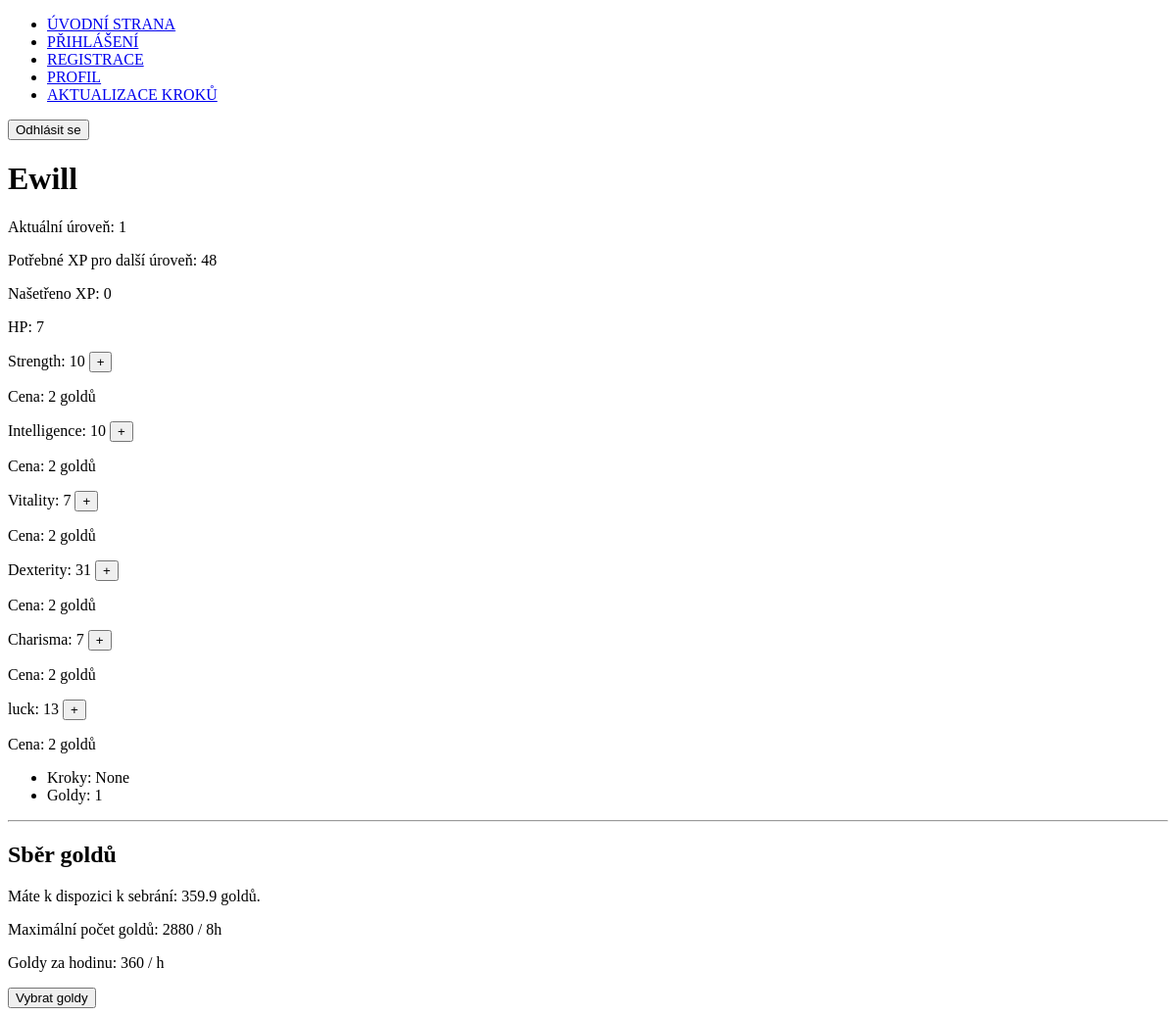
The page /profile (signed in) on the database as committed earlier.
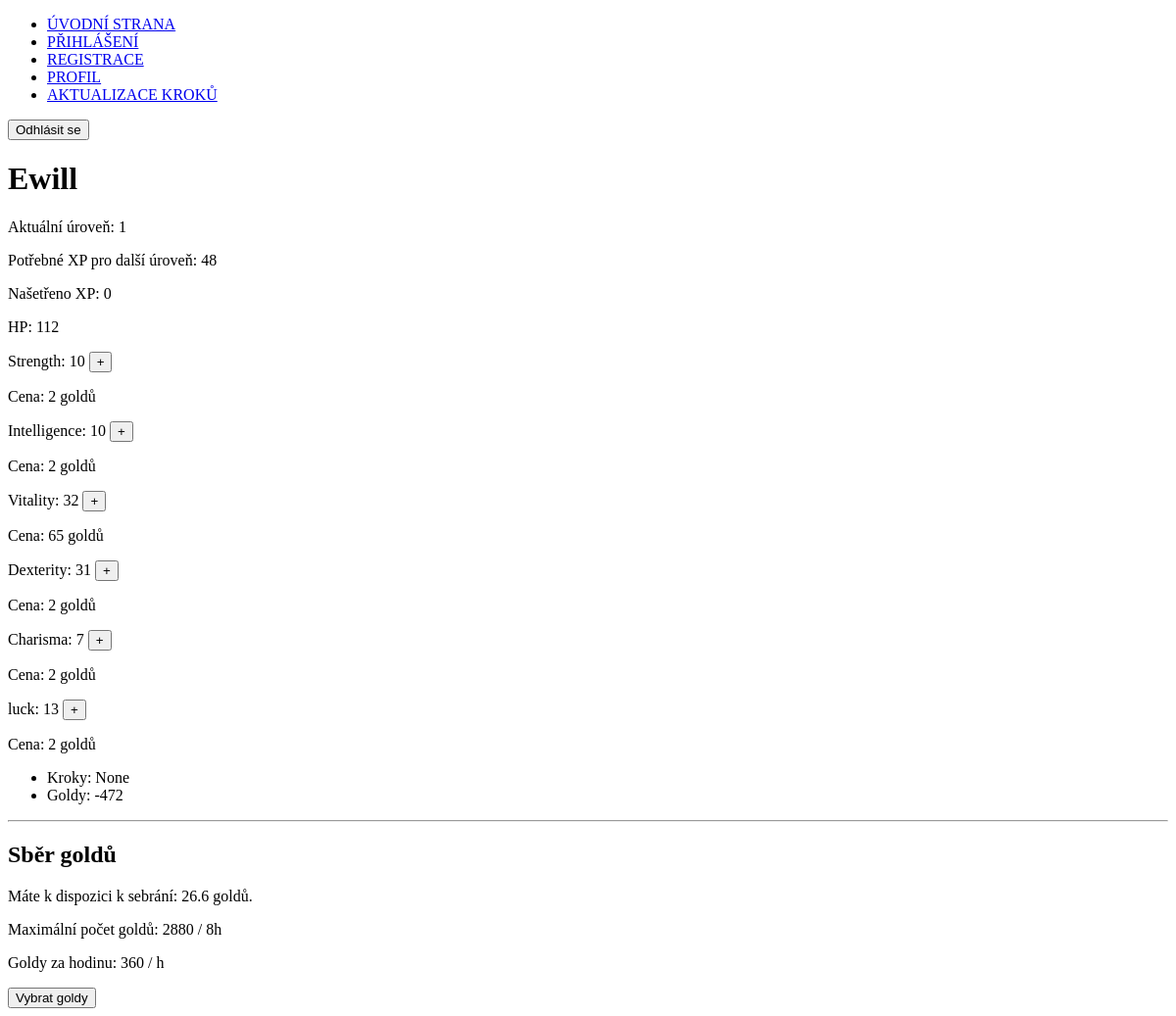
The same page on the database as committed later.
### hracapp/models.py (models this page shows, shortened)
class Playerinfo(AbstractUser):
    GENDER_CHOICES = (
        ('male', 'Muž'),
        ('female', 'Žena'),
        ('other', 'Jiné'),
    )
    RASA_CHOICES = (
            ('Choice:', 'Vyber:'),
            ('human', 'Člověk'),
            ('elf', 'Elf'),
            ('dwarf', 'Trpaslík'),
            ('urgal', 'Urgal'),
            ('gnóm', 'Gnóm'),
            ('shadow', 'Stín'),
        )
    POVOLANI_CHOICES = (
            ('choice:', 'Vyber:'),
            ('ranger', 'Hraničář'),
            ('monk', 'Mnich'),
            ('warrior', 'Válečník'),
            ('paladin', 'Paladin'),
            ('mage', 'Mág'),
            ('rogue', 'Roguna'),
            ('necromancer', 'Nekromant'),
            ('berserker', 'Ničitel'),
            ('druid', 'Druid')
        )
    name = models.CharField(max_length=100, blank=True, null=True)
    surname = models.CharField(max_length=100, blank=True, null=True)
    gender = models.CharField(max_length=10, choices=GENDER_CHOICES, blank=True, null=True)
    steps = models.IntegerField(("Počet kroků"), blank=True, null=True)
    lvl = models.IntegerField(("Úroveň"), default=1, blank=True, null=True)
    xp = models.IntegerField(("Zkušenosti"), default=0, blank=True, null=True)
    rasa = models.CharField(max_length=20, choices=RASA_CHOICES, blank=True, null=True)
    povolani = models.CharField(max_length=20, choices=POVOLANI_CHOICES, blank=True, null=True)
    gold = models.IntegerField(("Počet GOLDŮ"), default=1)
    rohlik = models.IntegerField(("Počet ROHLÍKŮ"), default=1)
    gold_growth_coefficient = models.FloatField(("Koeficient růstu GOLDŮ"), default=1.0)
    last_gold_collection = models.DateTimeField(blank=True, null=True, default=models.functions.Now)
    HP = models.IntegerField(("Počet životů"), default=10, blank=True, null=True)
    hp_bonus = models.FloatField(("Bonus k životům"), default=1, blank=True, null=True)
    strength = models.IntegerField(("Síla"), default=1, blank=True, null=True)
    strength_base = models.IntegerField(("Základní síla"), default=1, blank=True, null=True)
    dexterity = models.IntegerField(("Obratnost"), default=1, blank=True, null=True)
    dexterity_base = models.IntegerField(("Základní obratnost"), default=1, blank=True, null=True)
    intelligence = models.IntegerField(("Inteligence"), default=1, blank=True, null=True)
    intelligence_base = models.IntegerField(("Základní inteligence"), default=1, blank=True, null=True)
    charisma = models.IntegerField(("Charisma"), default=1, blank=True, null=True)
    charisma_base = models.IntegerField(("Základní charisma"), default=1, blank=True, null=True)
    vitality = models.IntegerField(("Vitalita"), default=1, blank=True, null=True)
    vitality_base = models.IntegerField(("Základní vitalita"), default=1, blank=True, null=True)
    luck = models.IntegerField(("Zručnost"), default=1, blank=True, null=True)
    luck_base = models.IntegerField(("Základní zručnost"), default=1, blank=True, null=True)
    dmg_atribut = models.CharField(max_length=20, blank=True, null=True)

### hracapp/views.py (the view, shortened to what this page needs)
# urls.py: path('profile', views.profile, name='profile-url'),
@login_required
def profile(request):
    povolani_bonus(request)
    rasa_bonus(request)
    XP_aktual, lvl_aktual, lvl_next, XP_potrebne_next = calculate_xp_and_level(request)
    collected_gold, gold_growth_coefficient, gold_limit, gold_per_hour = calculate_gold(request.user, lvl_aktual)
    atributy = atributy_hodnota(request)
    cena_atributu = atributy_cena(request)
    context = {
        'XP_aktual': XP_aktual,
        'lvl_aktual': lvl_aktual,
        'lvl_next': lvl_next,
        'XP_potrebne_next': XP_potrebne_next,
        'collected_gold': collected_gold,
        'gold_growth_coefficient': gold_growth_coefficient,
        'gold_limit': gold_limit,
        'gold_per_hour': gold_per_hour,
        'atributy': atributy,
        'cena_charisma': cena_atributu['charisma_price'],
        'cena_dexterity': cena_atributu['dexterity_price'],
        'cena_intelligence': cena_atributu['intelligence_price'],
        'cena_luck': cena_atributu['luck_price'],
        'cena_strength': cena_atributu['strength_price'],
        'cena_vitality': cena_atributu['vitality_price'],
    }
    return render_profile(request, context)

### hracapp/utils.py (called while the page is built)
@login_required
def atributy_hodnota(request):
    user = request.user
    rasy_povolani.rasa_bonus(request)
    hp = round((((user.lvl) + (user.lvl*3) + (user.vitality*6))) * user.hp_bonus)
    user.hp = hp
    charisma = user.charisma + user.charisma_base
    dexterity = user.dexterity + user.dexterity_base
    intelligence = user.intelligence + user.intelligence_base
    luck = user.luck + user.luck_base
    strength = user.strength + user.strength_base
    vitality = user.vitality + user.vitality_base
    atributy = {
        'HP': int(hp),
        'charisma': int(charisma),
        'dexterity': int(dexterity),
        'intelligence': int(intelligence),
        'luck': int(luck),
        'strength': int(strength),
        'vitality': int(vitality),
    }
    user.save()
    return atributy

def calculate_xp_and_level(request):
    user = request.user
    steps = user.steps if user.steps is not None else 0
    XP_aktual = steps
    lvl_aktual = 1
    lvl_next = 2
    XP_potrebne_next = round((22*lvl_aktual)*((lvl_next)*1.1))
    for lvl in range(1, 500):
        XP_potrebne = round((22*lvl)*((lvl**1.1)))
        if XP_aktual >= XP_potrebne:
            XP_aktual -= XP_potrebne
            lvl_aktual += 1
            lvl_next = lvl_aktual + 1
            XP_potrebne_next = round((22*lvl_next)*((lvl_next**1.1)))
        else:
            user.xp = XP_aktual
            user.lvl = lvl_aktual
            user.save()
            break
    return XP_aktual, lvl_aktual, lvl_next, XP_potrebne_next

def calculate_gold(user, lvl_aktual):
    if user.gold_growth_coefficient is not None:
        if lvl_aktual == 1:
            gold_growth_coefficient = 0.1
        else:
            gold_growth_coefficient = (lvl_aktual / 10)
        user.gold_growth_coefficient = gold_growth_coefficient
        user.save()
    else:
        gold_growth_coefficient = 0.1
    time_since_last_collection = timezone.now() - user.last_gold_collection
    seconds_since_last_collection = time_since_last_collection.total_seconds()
    collected_gold = min(int(seconds_since_last_collection), 28800) * gold_growth_coefficient
    gold_per_hour = round(gold_growth_coefficient * 3600)
    gold_limit = gold_per_hour * 8  # Limit pro zobrazení
    user.save()
    return round(collected_gold,2), round(gold_growth_coefficient,2), round(gold_limit,2), round(gold_per_hour,2)

### hracapp/views.py (called while the page is built)
def render_profile(request, context):
    return render(request, 'hracapp/profile.html', context)

### hracapp/templates/hracapp/profile.html (shortened to what this page needs)
{% extends "base.html" %}
{% block content %}
  <form method="post" action="{% url 'logout-url' %}">
      <button type="submit">Odhlásit se</button>
  </form>
  <h1>{{ request.user.username }}</h1>
  <p>Aktuální úroveň: {{ lvl_aktual }}</p>
  <p>Potřebné XP pro další úroveň: {{ XP_potrebne_next }}</p>
  <p>Našetřeno XP: {{ XP_aktual }}</p>
<p>HP: <span id="hp-value">{{ atributy.HP }}</span></p>
<p>Strength: <span id="strength-value">{{ atributy.strength }}</span> <button class="plus-button" data-attribute="strength">+</button></p>
Cena: <span id="cena-strength">{{ cena_strength }}</span> goldů<br>
<p>Intelligence: <span id="intelligence-value">{{ atributy.intelligence }}</span> <button class="plus-button" data-attribute="intelligence">+</button></p>
Cena: <span id="cena-intelligence">{{ cena_intelligence }}</span> goldů<br>
<p>Vitality: <span id="vitality-value">{{ atributy.vitality }}</span> <button class="plus-button" data-attribute="vitality">+</button></p>
Cena: <span id="cena-vitality">{{ cena_vitality }}</span> goldů<br>
<p>Dexterity: <span id="dexterity-value">{{ atributy.dexterity }}</span> <button class="plus-button" data-attribute="dexterity">+</button></p>
Cena: <span id="cena-dexterity">{{ cena_dexterity }}</span> goldů<br>
<p>Charisma: <span id="charisma-value">{{ atributy.charisma }}</span> <button class="plus-button" data-attribute="charisma">+</button></p>
Cena: <span id="cena-charisma">{{ cena_charisma }}</span> goldů<br>
<p>luck: <span id="luck-value">{{ atributy.luck }}</span> <button class="plus-button" data-attribute="luck">+</button></p>
Cena: <span id="cena-luck">{{ cena_luck }}</span> goldů<br>
  <ul>
    <li>Kroky: {{ request.user.steps }}</li>
    <li>Goldy: <span id="gold-value">{{ request.user.gold }}</span></li>
  </ul>
  <hr>
  <h2>Sběr goldů</h2>
  <form method="post">
      <p>Máte k dispozici k sebrání: <span id="collected-gold">{{ collected_gold }}</span> goldů.</p>
      <p>Maximální počet goldů: {{ gold_limit }} / 8h</p>
      <p>Goldy za hodinu: {{ gold_per_hour }} / h</p>
      <button type="submit">Vybrat goldy</button>
  </form>
{% endblock content %}

### templates/base.html (shortened to what this page needs)
<!DOCTYPE html>
<html lang="en">
<head>
</head>
<body>
    <header>
        <nav>
            <ul>
                <li><a href="{% url "index" %}">ÚVODNÍ STRANA</a></li>
                <li><a href="{% url "login-url" %}">PŘIHLÁŠENÍ</a></li>
                <li><a href="{% url "register-url" %}">REGISTRACE</a></li>
                <li><a href="{% url "profile-url" %}">PROFIL</a></li>
                <li><a href="{% url "update-steps-url" %}">AKTUALIZACE KROKŮ</a></li>
            </ul>
        </nav>
    </header>
    {% block content %}{% endblock content %}
</body>
</html>

Rows that differ between the two databases and show on the page:
changed Playerinfo "Ewill": user.gold "1" → "-472"
Other text that changed with them:
{{ atributy.HP }}: "7" → "112"
{{ atributy.vitality }}: "7" → "32"
{{ cena_vitality }}: "2" → "65"
{{ collected_gold }}: "359.9" → "26.6"
